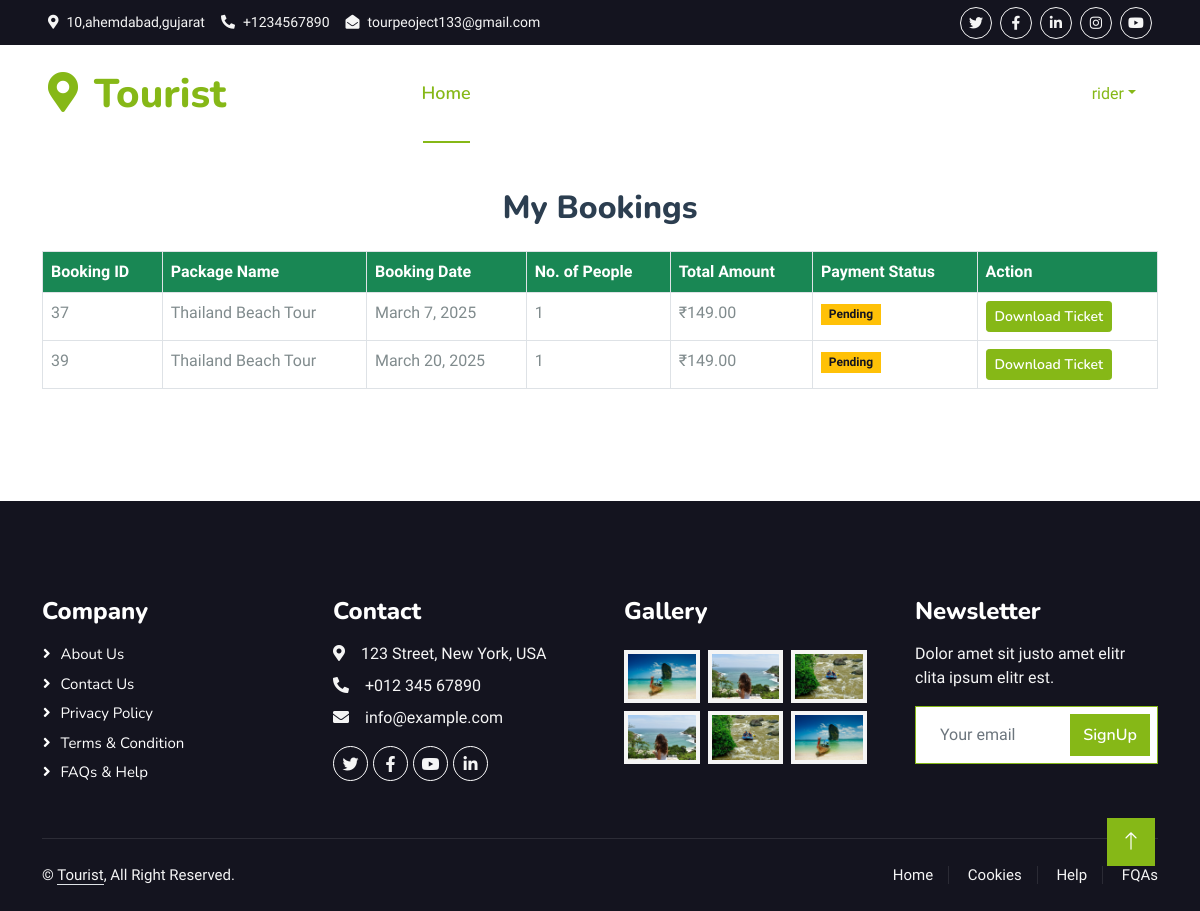
Page /my-bookings/ (signed in) on the committed database.
### packages/models.py (models this page shows, shortened)
class Booking(models.Model):
    user = models.ForeignKey(User, on_delete=models.SET_NULL, null=True, blank=True)
    package = models.ForeignKey(Package, on_delete=models.CASCADE)
    full_name = models.CharField(max_length=255)
    email = models.EmailField()
    phone = models.CharField(max_length=20)
    booking_date = models.DateField()
    no_of_people = models.PositiveIntegerField()
    total_amount = models.DecimalField(max_digits=10, decimal_places=2, blank=True, null=True)  # Total price
    razorpay_order_id = models.CharField(max_length=100, blank=True, null=True)  # Razorpay order ID
    payment_status = models.CharField(
        max_length=20,
        choices=[("Pending", "Pending"), ("Completed", "Completed")],
        default="Pending"
    )

class Package(models.Model):
    TOUR_TYPES = [
        ("Adventure", "Adventure"),
        ("Family", "Family"),
        ("Honeymoon", "Honeymoon"),
        ("Beach", "Beach"),
        ("Cultural", "Cultural"),
        ("Wildlife", "Wildlife"),
    ]
    title = models.CharField(max_length=200)  # Package title
    image = models.ImageField(upload_to='packages/images/')  # Package image
    location = models.CharField(max_length=100)  # Location name
    duration = models.CharField(max_length=50)  # Duration (e.g., "3 days")
    persons = models.IntegerField()  # Number of persons
    price = models.DecimalField(max_digits=10, decimal_places=2)  # Price in USD
    rating = models.FloatField(default=5.0)  # Rating (out of 5)
    description = models.TextField()  # Package description
    location_map = models.TextField()  # Google Map iframe src
    inclusions = models.TextField(default="Includes basic amenities.")
    tour_type = models.CharField(max_length=50, choices=TOUR_TYPES, default="Adventure")  # New Field

### tourist/views.py (the view)
# urls.py: path('my-bookings/', views.user_bookings, name='user_bookings'),
@login_required
def user_bookings(request):
    bookings = Booking.objects.filter(user=request.user)  # Only user's bookings
    return render(request, "user_bookings.html", {"bookings": bookings})

### templates/user_bookings.html
{% include "header.html" %}
{% load static %}
<br><br><br><br>
<div class="container py-5">
    <h2 class="text-center mb-4">My Bookings</h2>
    <table class="table table-bordered mt-3">
        <thead class="bg-success text-white">
            <tr>
                <th>Booking ID</th>
                <th>Package Name</th>
                <th>Booking Date</th>
                <th>No. of People</th>
                <th>Total Amount</th>
                <th>Payment Status</th>
                <th>Action</th>
            </tr>
        </thead>
        <tbody>
            {% for booking in bookings %}
            <tr>
                <td>{{ booking.id }}</td>
                <td>{{ booking.package.title }}</td>
                <td>{{ booking.booking_date }}</td>
                <td>{{ booking.no_of_people }}</td>
                <td>₹{{ booking.total_amount }}</td>
                <td>
                    {% if booking.payment_status == "Paid" %}
                        <span class="badge bg-success">Paid</span>
                    {% else %}
                        <span class="badge bg-warning text-dark">Pending</span>
                    {% endif %}
                </td>
                <td>
                    <a href="{% url 'booking_ticket' booking.id %}" class="btn btn-primary btn-sm">Download Ticket</a>
                </td>
            </tr>
            {% empty %}
            <tr>
                <td colspan="7" class="text-center">No bookings found!</td>
            </tr>
            {% endfor %}
        </tbody>
    </table>
</div>
{% include "footer.html" %}

### templates/header.html (shortened to what this page needs)
<!DOCTYPE html>
<html lang="en">
<head>
    <link href="https://cdnjs.cloudflare.com/ajax/libs/font-awesome/5.10.0/css/all.min.css" rel="stylesheet">
    <link href="https://cdn.jsdelivr.net/npm/bootstrap-icons@1.4.1/font/bootstrap-icons.css" rel="stylesheet">
    <link href="/static/lib/animate/animate.min.css" rel="stylesheet">
    <link href="/static/lib/owlcarousel/assets/owl.carousel.min.css" rel="stylesheet">
    <link href="/static/lib/tempusdominus/css/tempusdominus-bootstrap-4.min.css" rel="stylesheet" />
<link rel="stylesheet" href="https://cdnjs.cloudflare.com/ajax/libs/OwlCarousel2/2.3.4/assets/owl.carousel.min.css">
<link rel="stylesheet" href="https://cdnjs.cloudflare.com/ajax/libs/OwlCarousel2/2.3.4/assets/owl.theme.default.min.css">
    <link href="/static/css/bootstrap.min.css" rel="stylesheet">
    <link href="/static/css/style.css" rel="stylesheet">
</head>
<body>
    <div class="container-fluid bg-dark px-5 d-none d-lg-block">
        <div class="row gx-0">
            <div class="col-lg-8 text-center text-lg-start mb-2 mb-lg-0">
                <div class="d-inline-flex align-items-center" style="height: 45px;">
                    <small class="me-3 text-light"><i class="fa fa-map-marker-alt me-2"></i>10,ahemdabad,gujarat</small>
                    <small class="me-3 text-light"><i class="fa fa-phone-alt me-2"></i>+1234567890</small>
                    <small class="text-light"><i class="fa fa-envelope-open me-2"></i>tourpeoject133@gmail.com</small>
                </div>
            </div>
            <div class="col-lg-4 text-center text-lg-end">
                <div class="d-inline-flex align-items-center" style="height: 45px;">
                    <a class="btn btn-sm btn-outline-light btn-sm-square rounded-circle me-2" href=""><i class="fab fa-twitter fw-normal"></i></a>
                    <a class="btn btn-sm btn-outline-light btn-sm-square rounded-circle me-2" href=""><i class="fab fa-facebook-f fw-normal"></i></a>
                    <a class="btn btn-sm btn-outline-light btn-sm-square rounded-circle me-2" href=""><i class="fab fa-linkedin-in fw-normal"></i></a>
                    <a class="btn btn-sm btn-outline-light btn-sm-square rounded-circle me-2" href=""><i class="fab fa-instagram fw-normal"></i></a>
                    <a class="btn btn-sm btn-outline-light btn-sm-square rounded-circle" href=""><i class="fab fa-youtube fw-normal"></i></a>
                </div>
            </div>
        </div>
    </div>
    <div class="container-fluid position-relative p-0">
        <nav class="navbar navbar-expand-lg navbar-light px-4 px-lg-5 py-3 py-lg-0">
            <a href="/" class="navbar-brand p-0">
                <h1 class="text-primary m-0"><i class="fa fa-map-marker-alt me-3"></i>Tourist</h1>
            </a>
            <div class="collapse navbar-collapse" id="navbarCollapse">
                <div class="navbar-nav ms-auto py-0">
                    <a href="/" class="nav-item nav-link active">Home</a>
                    <a href="/about/" class="nav-item nav-link">About</a>
                    <a href="/services/" class="nav-item nav-link">Services</a>
                    <a href="/packages/" class="nav-item nav-link">Packages</a>
                    <a href="/my-bookings/" class="nav-item nav-link">My Bookings</a>
                    <div class="nav-item dropdown">
                        <a href="#" class="nav-link dropdown-toggle" data-bs-toggle="dropdown">Pages</a>
                    </div>
                    <a href="/contact/" class="nav-item nav-link">Contact</a>
                </div>
                {% if user.is_authenticated %}
                <div class="nav-item dropdown">
                    <a href="#" class="nav-link dropdown-toggle" data-bs-toggle="dropdown">{{ user.username }}</a>
                </div>
                {% else %}
                <a href="/accounts/login/" class="btn btn-primary rounded-pill py-2 px-4 me-2">Login</a>
                <a href="/accounts/register/" class="btn btn-primary rounded-pill py-2 px-4">Register</a>
                {% endif %}
            </div>
        </nav>

### static/css/style.css (style rules this page uses)
:root { --primary: #86B817; --secondary: #FE8800; --light: #F5F5F5; --dark: #14141F; }
.btn { font-family: 'Nunito', sans-serif; font-weight: 600; transition: .5s; }
.btn.btn-primary, .btn.btn-secondary { color: #FFFFFF; }
.btn-sm-square { width: 32px; height: 32px; }
.btn-square, .btn-sm-square, .btn-lg-square { padding: 0; display: flex; align-items: center; justify-content: center; font-weight: normal; border-radius: 0px; }
.navbar-light .navbar-nav .nav-link { font-family: 'Nunito', sans-serif; position: relative; margin-right: 25px; padding: 35px 0; color: #FFFFFF !important; font-size: 18px; font-weight: 600; outline: none; transition: .5s; }
.navbar-light .navbar-nav .nav-link:hover, .navbar-light .navbar-nav .nav-link.active { color: var(--primary) !important; }
@media (min-width: 992px) { .navbar-light { position: absolute; width: 100%; top: 0; left: 0; border-bottom: 1px solid rgba(256, 256, 256, .1); z-index: 999; } }
@media (min-width: 992px) { .navbar-light .navbar-nav .nav-link::before { position: absolute; content: ""; width: 0; height: 2px; bottom: -1px; left: 50%; background: var(--primary); transition: .5s; } }
@media (min-width: 992px) { .navbar-light .navbar-nav .nav-link:hover::before, .navbar-light .navbar-nav .nav-link.active::before { width: calc(100% - 2px); left: 1px; } }

### rows in the picture
Booking: id "37", package "Thailand Beach Tour", booking_date "March 7, 2025", no_of_people "1", total_amount "149.00", payment_status "Pending"
Booking: id "39", package "Thailand Beach Tour", booking_date "March 20, 2025", no_of_people "1", total_amount "149.00", payment_status "Pending"

### other values in the picture
{{ user.username }} "rider"
